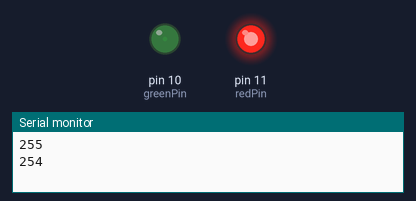
The sketch below on a simulated Arduino Uno, built with avr-gcc and run on an emulated ATmega328P. Parts: output pins drawn as LEDs (lit = HIGH), the last lines printed to the serial monitor.

Above: at 0.05 s.
At 3.45 s:
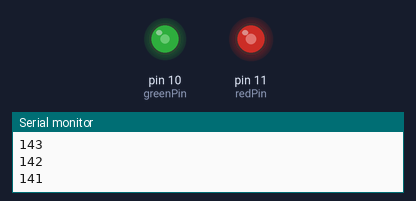
At 6.95 s:
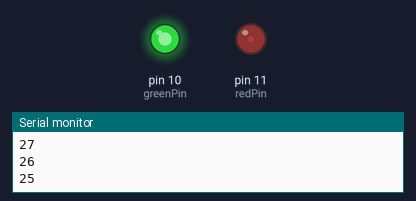
At 13.85 s:
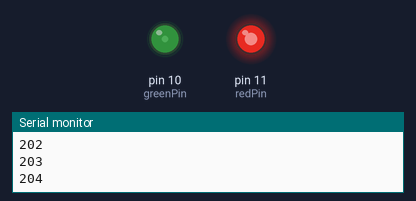
Timing chart, 0 to 20.0 s (numbered marks = the images above):
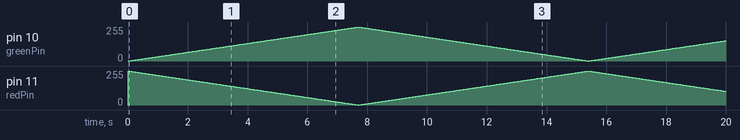

The sketch:

2.ino
```cpp
int redPin = 11;    // 将红色LED连接到数字引脚11
int greenPin = 10;  // 将绿色LED连接到数字引脚10
int val = 10;       // 初始化变量val为10

void setup() {
  // put your setup code here, to run once:
  pinMode(redPin, OUTPUT);   // 设置红色LED引脚为输出模式
  pinMode(greenPin, OUTPUT); // 设置绿色LED引脚为输出模式
  Serial.begin(9600);        // 初始化串行通信，波特率设置为9600
}

void loop() {


  for(val = 255; val > 0; val--) {
    analogWrite(redPin, val);          // 设置红色LED亮度为val
    analogWrite(greenPin, 255 - val);  // 设置绿色LED亮度为255 - val
    Serial.println(val, DEC);          // 在串口监视器中打印当前val的值
    delay(30);                         // 延迟30毫秒
  }

  for(val = 0; val < 255; val++) {
    analogWrite(redPin, val);          // 设置红色LED亮度为val
    analogWrite(greenPin, 255 - val);  // 设置绿色LED亮度为255 - val
    Serial.println(val, DEC);          // 在串口监视器中打印当前val的值
    delay(30);                         // 延迟30毫秒
  }
}
```
